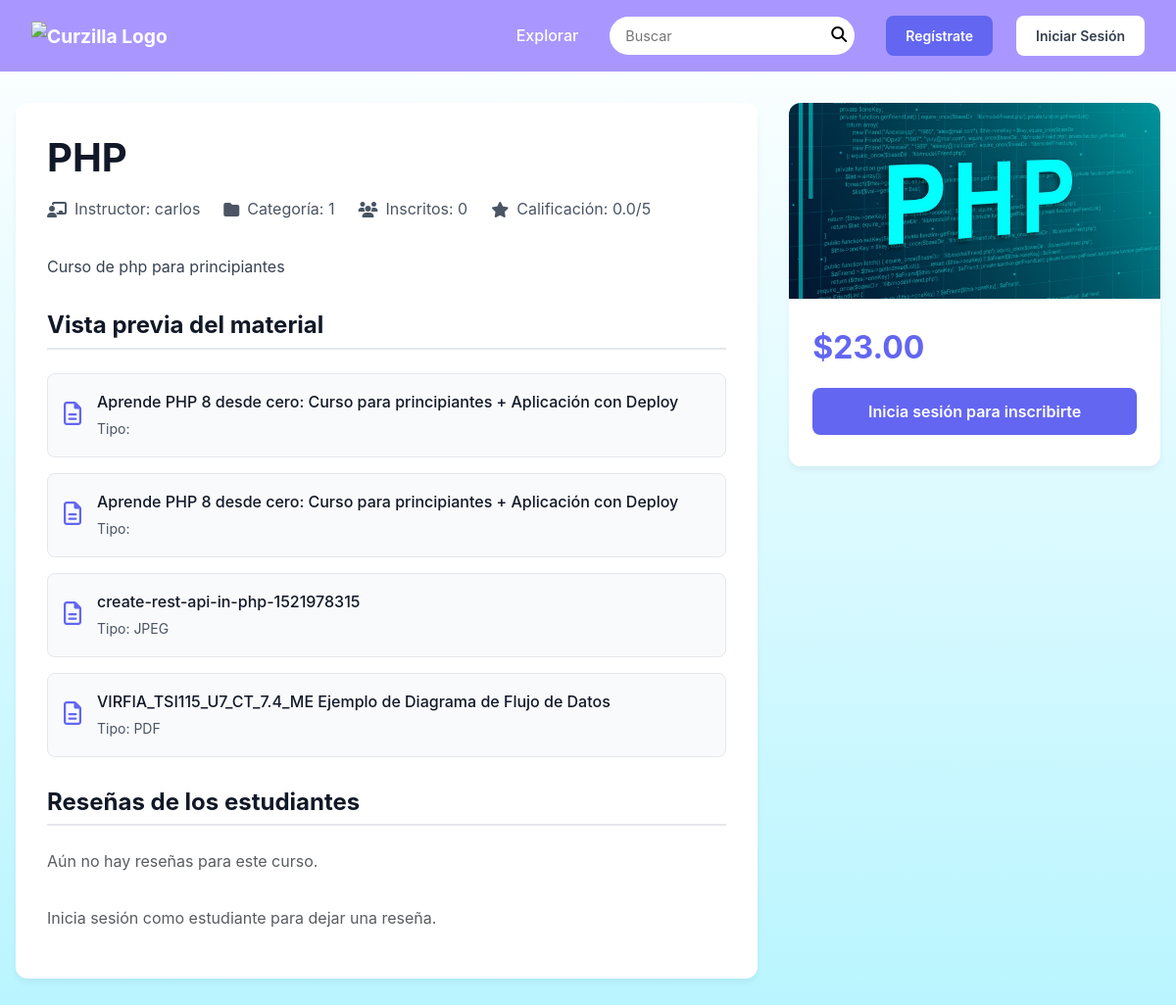
Screenshot of /views/courses/detalleCurso.php?id=21 with the database file from the repository.
### tables this page shows
CREATE TABLE `cursos` (
  `id_curso` int(11) NOT NULL,
  `id_instructor` int(11) NOT NULL,
  `titulo` varchar(150) NOT NULL,
  `slug` varchar(170) NOT NULL,
  `portada` varchar(255) DEFAULT NULL,
  `descripcion` text NOT NULL,
  `duracion` varchar(50) DEFAULT NULL,
  `modalidad` enum('PRESENCIAL','VIRTUAL','HIBRIDA') NOT NULL DEFAULT 'VIRTUAL',
  `precio` decimal(10,2) NOT NULL DEFAULT 0.00,
  `fecha_inicio` date DEFAULT NULL,
  `cupos` int(11) NOT NULL DEFAULT 0,
  `estado` enum('BORRADOR','PENDIENTE','PUBLICADO','ARCHIVADO') NOT NULL DEFAULT 'BORRADOR',
  `creado_en` datetime NOT NULL DEFAULT current_timestamp(),
  `actualizado_en` datetime NOT NULL DEFAULT current_timestamp(),
  `id_categoria` int(11) DEFAULT NULL
);

CREATE TABLE `usuarios` (
  `id_usuario` int(11) NOT NULL,
  `nombre_completo` varchar(100) NOT NULL,
  `correo` varchar(150) NOT NULL,
  `contrasena_hash` varchar(255) NOT NULL,
  `estado` enum('ACTIVO','INACTIVO') NOT NULL DEFAULT 'ACTIVO',
  `creado_en` datetime NOT NULL DEFAULT current_timestamp(),
  `actualizado_en` datetime NOT NULL DEFAULT current_timestamp()
);

CREATE TABLE `materiales` (
  `id_material` int(11) NOT NULL,
  `id_curso` int(11) NOT NULL,
  `id_usuario` int(11) NOT NULL,
  `titulo` varchar(150) NOT NULL,
  `ruta_archivo` varchar(255) NOT NULL,
  `creado_en` datetime NOT NULL DEFAULT current_timestamp()
);

### views/courses/detalleCurso.php (the view, shortened to what this page needs)
<?php
$pdo = Database::getInstance();
$sessionUserId = $_SESSION['user_id'] ?? $_SESSION['usuario_id'] ?? null;
$sessionUserRol = $_SESSION['user_rol'] ?? $_SESSION['rol'] ?? null;
$idCurso = (int) $_GET['id'];
$stmt = $pdo->prepare("SELECT c.*, u.nombre_completo as nombre_instructor FROM cursos c LEFT JOIN usuarios u ON c.id_instructor = u.id_usuario WHERE c.id_curso = ?");
$stmt->execute([$idCurso]);
$curso = $stmt->fetch(PDO::FETCH_ASSOC);
$stmt = $pdo->prepare("SELECT * FROM materiales WHERE id_curso = ? ORDER BY creado_en DESC");
$stmt->execute([$idCurso]);
$materiales = $stmt->fetchAll(PDO::FETCH_ASSOC);
$resenaController = new ResenaController($pdo);
if (method_exists($resenaController, 'listarPorCurso')) {
    $resenas = $resenaController->listarPorCurso($idCurso);
} elseif (method_exists($resenaController, 'obtenerPorCurso')) {
    $resenas = $resenaController->obtenerPorCurso($idCurso);
} else {
    $stmt = $pdo->prepare("SELECT r.*, u.nombre_completo AS nombre_estudiante FROM resenas r JOIN usuarios u ON r.id_estudiante = u.id_usuario WHERE r.id_curso = ? ORDER BY r.creado_en DESC");
    $stmt->execute([$idCurso]);
    $resenas = $stmt->fetchAll(PDO::FETCH_ASSOC);
}
$stmt = $pdo->prepare("
    SELECT COUNT(i.id_inscripcion) AS total_inscritos,
           COALESCE(AVG(r.calificacion), 0) AS promedio_calificacion
    FROM cursos c
    LEFT JOIN inscripciones i ON c.id_curso = i.id_curso
    LEFT JOIN resenas r ON c.id_curso = r.id_curso
    WHERE c.id_curso = ?
");
$stmt->execute([$idCurso]);
$estadisticas = $stmt->fetch(PDO::FETCH_ASSOC) ?: ['total_inscritos' => 0, 'promedio_calificacion' => 0];
?>
<link rel="stylesheet" href="/portal_cursos/public/assets/css/detalleCurso.css?v=<?php echo time(); ?>">
<div class="curso-detalle">
    <div class="curso-main-content">
        <div class="curso-header">
            <h1 class="curso-titulo"><?= htmlspecialchars($curso['titulo']) ?></h1>
            <div class="curso-meta">
                <div class="curso-meta-item">
                    <i class="fas fa-chalkboard-teacher"></i>
                    <span>Instructor: <?= htmlspecialchars($curso['nombre_instructor']) ?></span>
                </div>
                <div class="curso-meta-item">
                    <i class="fas fa-folder"></i>
                    <span>Categoría: <?= htmlspecialchars($curso['id_categoria'] ?? 'Sin categoría') ?></span>
                </div>
                <div class="curso-meta-item">
                    <i class="fas fa-users"></i>
                    <span>Inscritos: <?= (int)$estadisticas['total_inscritos'] ?></span>
                </div>
                <div class="curso-meta-item">
                    <i class="fas fa-star"></i>
                    <span>Calificación: <?= number_format((float)$estadisticas['promedio_calificacion'], 1) ?>/5</span>
                </div>
            </div>
        </div>
        <div class="curso-descripcion">
            <p><?= nl2br(htmlspecialchars($curso['descripcion'])) ?></p>
        </div>
        <div class="materiales-section">
            <h4 class="materiales-titulo">Vista previa del material</h4>
            <?php if (!empty($materiales)): ?>
            <div class="materiales-lista">
                <?php foreach ($materiales as $m): ?>
                <div class="material-item">
                    <div class="material-icon"><i class="far fa-file-alt"></i></div>
                    <div class="material-info">
                        <div class="material-titulo"><?= htmlspecialchars($m['titulo']) ?></div>
                        <div class="material-meta">Tipo: <?php
                            $extension = pathinfo($m['ruta_archivo'], PATHINFO_EXTENSION);
                            if (str_contains($m['ruta_archivo'], 'youtube.com')) {
                                echo 'Video';
                            } else {
                                echo strtoupper($extension);
                            }
                        ?></div>
                    </div>
                </div>
                <?php endforeach; ?>
            </div>
            <?php else: ?>
                <p class="text-muted">Este curso aún no tiene materiales disponibles.</p>
            <?php endif; ?>
        </div>
        <div class="resenas-section">
            <h4 class="resenas-titulo">Reseñas de los estudiantes</h4>
            <?php if (!empty($resenas)): ?>
                <div class="resenas-lista">
                <?php foreach ($resenas as $r): ?>
                <div class="resena-item">
                    <div class="resena-header">
                        <div class="resena-autor"><?= htmlspecialchars($r['nombre_estudiante'] ?? $r['nombre_completo'] ?? 'Estudiante') ?></div>
                        <div class="resena-fecha"><?= date('d/m/Y', strtotime($r['creado_en'] ?? $r['fecha'] ?? date('Y-m-d'))) ?></div>
                    </div>
                    <div class="resena-calificacion">
                        <?php for ($i = 1; $i <= 5; $i++): ?>
                            <?= $i <= (int)$r['calificacion'] ? '★' : '☆'; ?>
                        <?php endfor; ?>
                    </div>
                    <div class="resena-contenido"><?= htmlspecialchars($r['comentario'] ?? '') ?></div>
                </div>
                <?php endforeach; ?>
                </div>
            <?php else: ?>
                <p class="text-muted">Aún no hay reseñas para este curso.</p>
            <?php endif; ?>
        </div>
        <?php if ($sessionUserId && $sessionUserRol === 'estudiante'): ?>
        <div class="resena-form">
            <h5>Deja tu reseña</h5>
            <form id="form-resena" action="/portal_cursos/controllers/ResenaController.php?action=guardarResena" method="POST">
                <input type="hidden" name="id_curso" value="<?= (int)$curso['id_curso'] ?>">
                <input type="hidden" name="id_estudiante" value="<?= (int)$sessionUserId ?>">
                <div class="mb-3">
                    <label class="form-label">Calificación:</label><br>
                    <?php for ($i = 1; $i <= 5; $i++): ?>
                        <input type="radio" id="estrella<?= $i ?>" name="calificacion" value="<?= $i ?>" required>
                        <label for="estrella<?= $i ?>" style="cursor:pointer;font-size:1.5rem;color:gold;">&#9733;</label>
                    <?php endfor; ?>
                </div>
                <div class="mb-3">
                    <textarea name="comentario" class="form-control" rows="3" placeholder="Escribe tu reseña..." required></textarea>
                </div>
                <button type="submit" class="btn btn-primary">Enviar reseña</button>
            </form>
        </div>
        <?php else: ?>
            <p class="text-muted mt-3">Inicia sesión como estudiante para dejar una reseña.</p>
        <?php endif; ?>
    </div>
    <div class="curso-sidebar">
        <div class="curso-sidebar-card">
            <img src="<?= htmlspecialchars($curso['portada'] ?? '/portal_cursos/public/assets/img/placeholders/course-default.png') ?>"
                 class="curso-imagen"
                 alt="Portada del curso">
            <div class="curso-sidebar-body">
                <div class="curso-precio">$<?= number_format((float)($curso['precio'] ?? 0), 2) ?></div>
                <div class="curso-acciones">
                    <?php if (!$sessionUserId): ?>
                        <a href="/portal_cursos/views/auth/login.php" class="btn btn-primary">Inicia sesión para inscribirte</a>
                    <?php elseif ($sessionUserRol === 'instructor'): ?>
                        <button class="btn btn-warning">Editar mi curso</button>
                    <?php elseif ($sessionUserRol === 'administrador' || $sessionUserRol === 'admin'): ?>
                        <button class="btn btn-dark">Gestionar curso</button>
                    <?php endif; ?>
                </div>
            </div>
        </div>
    </div>
</div>
<?php
require_once __DIR__ . '/../layouts/layout.php';
?>

### public/assets/css/styles.css (style rules this page uses)
* { margin: 0; padding: 0; box-sizing: border-box; }
a { text-decoration: none; color: inherit; }
body { font-family: -apple-system, BlinkMacSystemFont, 'Segoe UI', Roboto, sans-serif; background: linear-gradient(180deg, #ffffff 0%, #b9f5ff 100%); min-height: 100vh; color: #1f2937; }
.btn { padding: 0.5rem 1.2rem; border: none; border-radius: 25px; cursor: pointer; font-weight: 500; font-size: 0.9rem; transition: all 0.3s; }
.btn-primary { background: #6366f1; color: white; }
.btn { padding: 10px 20px; border: none; border-radius: 8px; font-size: 14px; font-weight: 600; cursor: pointer; transition: all 0.2s; }

### public/assets/css/crearCurso.css (style rules this page uses)
:root { --curzilla-primary: #6C63FF; --curzilla-primary-dark: #7C3AED; --curzilla-secondary: #A78BFA; --curzilla-accent: #10B981; --curzilla-accent-dark: #059669; --curzilla-orange: #F97316; --curzilla-orange-dark: #EA580C; --curzilla-danger: #EF4444; --curzilla-danger-dark: #DC2626; --curzilla-gray-50: #F9FAFB; --curzilla-gray-100: #F3F4F6; --curzilla-gray-200: #E5E7EB; --curzilla-gray-300: #D1D5DB; --curzilla-gray-400: #9CA3AF; --curzilla-gray-600: #4B5563; --curzilla-gray-700: #374151; --curzilla-gray-900: #111827; --curzilla-white: #FFFFFF; --curzilla-black: #000000; --spacing-xs: 0.25rem; --spacing-sm: 0.5rem; --spacing-md: 1rem; --spacing-lg: 1.5rem; --spacing-xl: 2rem; --spacing-2xl: 2.5rem; --curzilla-border-radius: 12px; --curzilla-border-radius-sm: 6px; --curzilla-border-radius-md: 8px; --curzilla-border-radius-lg: 20px; --curzilla-shadow: 0 1px 3px rgba(0, 0, 0, 0.1); --curzilla-shadow-lg: 0 4px 6px rgba(0, 0, 0, 0.1); --transition-fast: 0.2s ease; --transition-normal: 0.3s ease; }
*, *::before, *::after { margin: 0; padding: 0; box-sizing: border-box; }
body { background-color: var(--curzilla-gray-50); color: var(--curzilla-gray-900); line-height: 1.6; }

### public/assets/css/detalleCurso.css (style rules this page uses)
:root { --primary-color: #6366F1; --hover-color: #4F46E5; --gray-50: #F9FAFB; --gray-100: #F3F4F6; --gray-200: #E5E7EB; --gray-600: #4B5563; --gray-700: #374151; --gray-900: #111827; }
.curso-detalle { max-width: 1200px; margin: 2rem auto; padding: 0 1rem; display: grid; grid-template-columns: 1fr; gap: 2rem; }
@media (min-width: 992px) { .curso-detalle { grid-template-columns: 2fr 1fr; } }
.curso-main-content { background: white; border-radius: 12px; box-shadow: 0 4px 6px rgba(0, 0, 0, 0.05); padding: 2rem; }
.curso-sidebar { position: sticky; top: 2rem; }
.curso-header { margin-bottom: 2rem; }
.curso-titulo { font-size: 2.5rem; font-weight: bold; color: var(--gray-900); margin-bottom: 1rem; }
.curso-meta { display: flex; flex-wrap: wrap; gap: 1.5rem; color: var(--gray-600); margin-bottom: 1.5rem; }
.curso-meta-item { display: flex; align-items: center; gap: 0.5rem; }
.curso-sidebar-card { background: white; border-radius: 12px; box-shadow: 0 4px 6px rgba(0, 0, 0, 0.05); overflow: hidden; margin-bottom: 2rem; }
.curso-imagen { width: 100%; height: 200px; object-fit: cover; }
.curso-sidebar-body { padding: 1.5rem; }
.curso-precio { font-size: 2rem; font-weight: bold; color: var(--primary-color); margin-bottom: 1rem; }
.curso-acciones .btn { width: 100%; padding: 0.75rem; font-size: 1rem; margin-bottom: 0.5rem; }
.curso-descripcion { color: var(--gray-700); line-height: 1.7; margin-bottom: 2rem; }
.materiales-section { margin-bottom: 2rem; }
.materiales-titulo { font-size: 1.5rem; font-weight: bold; color: var(--gray-900); margin-bottom: 1.5rem; border-bottom: 2px solid var(--gray-200); padding-bottom: 0.5rem; }
.materiales-lista { display: grid; gap: 1rem; }
.material-item { display: flex; align-items: center; padding: 1rem; background: var(--gray-50); border-radius: 8px; transition: all 0.3s ease; border: 1px solid var(--gray-200); }
.material-icon { font-size: 1.5rem; color: var(--primary-color); margin-right: 1rem; }
.material-info { flex: 1; }
.material-titulo { font-weight: 500; color: var(--gray-900); margin-bottom: 0.25rem; }
.material-meta { font-size: 0.875rem; color: var(--gray-600); }
.resenas-section { margin-bottom: 2rem; }
.resenas-titulo { font-size: 1.5rem; font-weight: bold; color: var(--gray-900); margin-bottom: 1.5rem; border-bottom: 2px solid var(--gray-200); padding-bottom: 0.5rem; }

### rows the page displays
cursos: titulo "PHP", id_instructor.nombre_completo "carlos", id_categoria "1", descripcion "Curso de php para principiantes", portada (picture), precio "23.00"
materiales: titulo "Aprende PHP 8 desde cero: Curso para principiantes + Aplicación con Deploy"
materiales: titulo "Aprende PHP 8 desde cero: Curso para principiantes + Aplicación con Deploy"
materiales: titulo "create-rest-api-in-php-1521978315", ruta_archivo "JPEG"
materiales: titulo "VIRFIA_TSI115_U7_CT_7.4_ME Ejemplo de Diagrama de Flujo de Datos", ruta_archivo "PDF"

### other values shown
$estadisticas['total_inscritos'] "0"
$estadisticas['promedio_calificacion'] "0.0"
